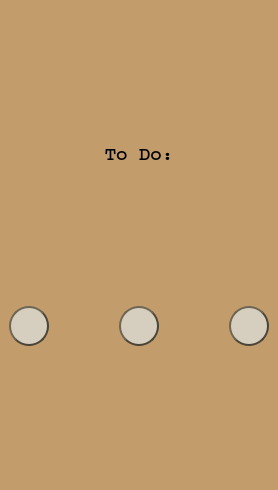
<?xml version="1.0" encoding="UTF-8"?>
<ui version="4.0">
 <class>MainWindow</class>
 <widget class="QMainWindow" name="MainWindow">
  <property name="geometry">
   <rect>
    <x>0</x>
    <y>0</y>
    <width>278</width>
    <height>490</height>
   </rect>
  </property>
  <property name="sizePolicy">
   <sizepolicy hsizetype="Fixed" vsizetype="Fixed">
    <horstretch>0</horstretch>
    <verstretch>0</verstretch>
   </sizepolicy>
  </property>
  <property name="minimumSize">
   <size>
    <width>278</width>
    <height>490</height>
   </size>
  </property>
  <property name="maximumSize">
   <size>
    <width>278</width>
    <height>490</height>
   </size>
  </property>
  <property name="windowTitle">
   <string>MainWindow</string>
  </property>
  <property name="styleSheet">
   <string notr="true">#MainWindow, #centralwidget {
background: #c29c6b;
}

#listView {
background: #deceab;
}

QToolButton {
margin: 8px;
}

#addButton {
border-style: outset;
border-width: 2px;
border-radius: 20px;
border-color: #4a4538;
background:#d6cfbf;
color: black;
vertical-align: middle;
}
#addButton:hover{
background: #a8a294;
}
#addButton:pressed{
background:  #4a4538;
color: white;
}


#deleteButton,#infoButton {
border-style: outset;
border-width: 2px;
border-color: #4a4538;
background:#d6cfbf;
color: black;
vertical-align: middle;
padding: 3px;
}
#deleteButton:hover,#infoButton:hover{
background: #a8a294;
}
#deleteButton:pressed,#infoButton:pressed{
background:  #4a4538;
color: white;
}

#checkButton, #infoButton {
border-style: outset;
border-width: 2px;
border-radius: 20px;
border-color: #4a4538;
background:#d6cfbf;
color: black;
vertical-align: middle;
}
#checkButton:hover, #infoButton:hover{
background: #a8a294;
}
#checkButton:pressed, #infoButton:hover{
background:  #4a4538;
color: white;
}</string>
  </property>
  <property name="unifiedTitleAndToolBarOnMac">
   <bool>true</bool>
  </property>
  <widget class="QWidget" name="centralwidget">
   <layout class="QGridLayout" name="gridLayout_2">
    <item row="1" column="0" colspan="5">
     <layout class="QGridLayout" name="gridLayout"/>
    </item>
    <item row="2" column="4">
     <widget class="QPushButton" name="infoButton">
      <property name="sizePolicy">
       <sizepolicy hsizetype="Fixed" vsizetype="Fixed">
        <horstretch>0</horstretch>
        <verstretch>0</verstretch>
       </sizepolicy>
      </property>
      <property name="minimumSize">
       <size>
        <width>40</width>
        <height>40</height>
       </size>
      </property>
      <property name="maximumSize">
       <size>
        <width>40</width>
        <height>40</height>
       </size>
      </property>
      <property name="font">
       <font>
        <pointsize>14</pointsize>
       </font>
      </property>
      <property name="styleSheet">
       <string notr="true"/>
      </property>
      <property name="text">
       <string/>
      </property>
      <property name="icon">
       <iconset resource="resources.qrc">
        <normaloff>:/icons/info.png</normaloff>:/icons/info.png</iconset>
      </property>
      <property name="iconSize">
       <size>
        <width>24</width>
        <height>24</height>
       </size>
      </property>
      <property name="flat">
       <bool>false</bool>
      </property>
     </widget>
    </item>
    <item row="2" column="0">
     <widget class="QPushButton" name="addButton">
      <property name="sizePolicy">
       <sizepolicy hsizetype="Fixed" vsizetype="Fixed">
        <horstretch>0</horstretch>
        <verstretch>0</verstretch>
       </sizepolicy>
      </property>
      <property name="minimumSize">
       <size>
        <width>40</width>
        <height>40</height>
       </size>
      </property>
      <property name="maximumSize">
       <size>
        <width>40</width>
        <height>40</height>
       </size>
      </property>
      <property name="font">
       <font>
        <pointsize>14</pointsize>
       </font>
      </property>
      <property name="styleSheet">
       <string notr="true"/>
      </property>
      <property name="text">
       <string/>
      </property>
      <property name="icon">
       <iconset resource="resources.qrc">
        <normaloff>:/icons/plus.png</normaloff>:/icons/plus.png</iconset>
      </property>
      <property name="iconSize">
       <size>
        <width>24</width>
        <height>24</height>
       </size>
      </property>
      <property name="flat">
       <bool>false</bool>
      </property>
     </widget>
    </item>
    <item row="2" column="2">
     <widget class="QPushButton" name="checkButton">
      <property name="sizePolicy">
       <sizepolicy hsizetype="Fixed" vsizetype="Fixed">
        <horstretch>0</horstretch>
        <verstretch>0</verstretch>
       </sizepolicy>
      </property>
      <property name="minimumSize">
       <size>
        <width>40</width>
        <height>40</height>
       </size>
      </property>
      <property name="maximumSize">
       <size>
        <width>40</width>
        <height>40</height>
       </size>
      </property>
      <property name="font">
       <font>
        <pointsize>14</pointsize>
       </font>
      </property>
      <property name="styleSheet">
       <string notr="true"/>
      </property>
      <property name="text">
       <string/>
      </property>
      <property name="icon">
       <iconset resource="resources.qrc">
        <normaloff>:/icons/check.png</normaloff>:/icons/check.png</iconset>
      </property>
      <property name="iconSize">
       <size>
        <width>24</width>
        <height>24</height>
       </size>
      </property>
      <property name="flat">
       <bool>false</bool>
      </property>
     </widget>
    </item>
    <item row="2" column="1">
     <spacer name="horizontalSpacer">
      <property name="orientation">
       <enum>Qt::Horizontal</enum>
      </property>
      <property name="sizeHint" stdset="0">
       <size>
        <width>40</width>
        <height>20</height>
       </size>
      </property>
     </spacer>
    </item>
    <item row="2" column="3">
     <spacer name="horizontalSpacer_2">
      <property name="orientation">
       <enum>Qt::Horizontal</enum>
      </property>
      <property name="sizeHint" stdset="0">
       <size>
        <width>40</width>
        <height>20</height>
       </size>
      </property>
     </spacer>
    </item>
    <item row="0" column="0" colspan="5">
     <widget class="QLabel" name="label">
      <property name="sizePolicy">
       <sizepolicy hsizetype="Preferred" vsizetype="Maximum">
        <horstretch>0</horstretch>
        <verstretch>0</verstretch>
       </sizepolicy>
      </property>
      <property name="font">
       <font>
        <family>Courier</family>
        <pointsize>14</pointsize>
        <weight>75</weight>
        <italic>false</italic>
        <bold>true</bold>
       </font>
      </property>
      <property name="text">
       <string>To Do:</string>
      </property>
      <property name="alignment">
       <set>Qt::AlignCenter</set>
      </property>
     </widget>
    </item>
   </layout>
  </widget>
 </widget>
 <resources>
  <include location="resources.qrc"/>
 </resources>
 <connections/>
</ui>
